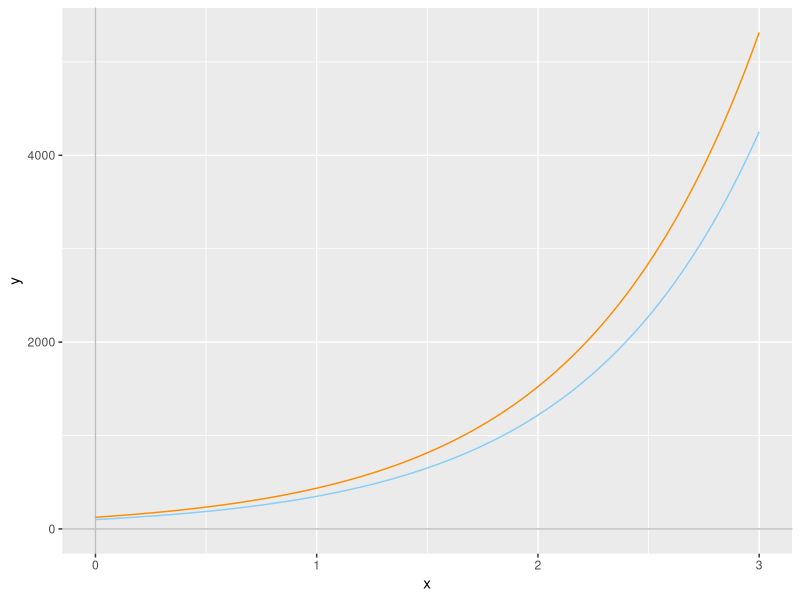
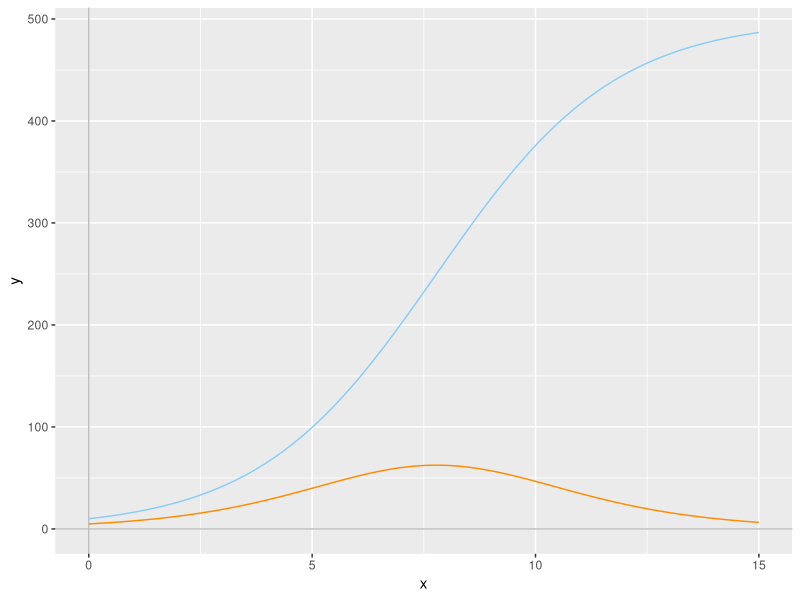
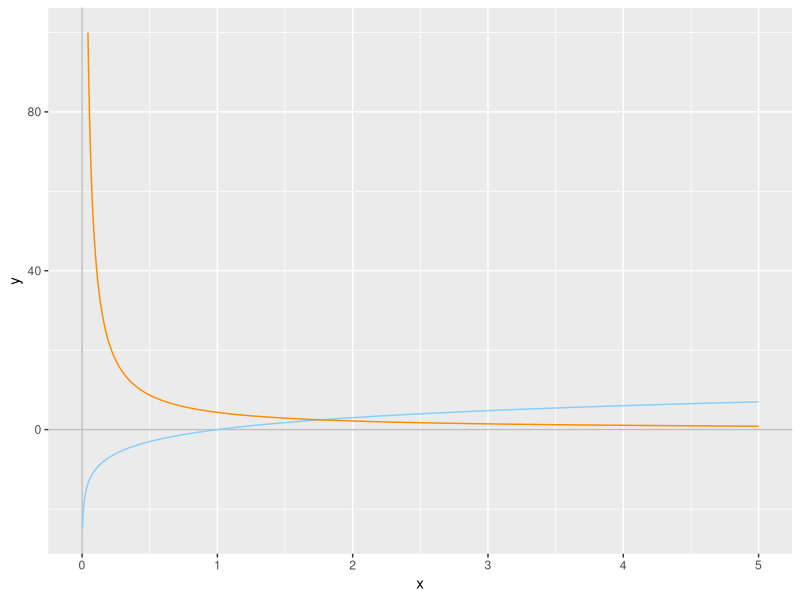
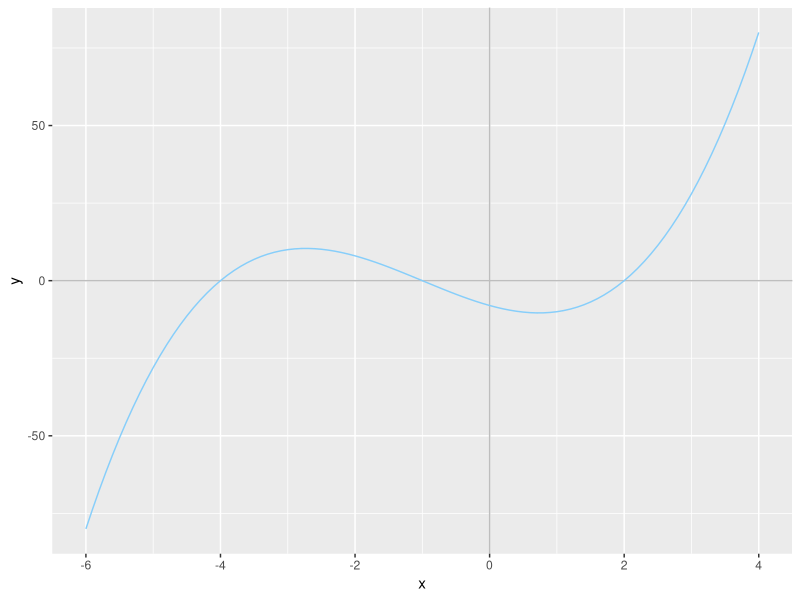
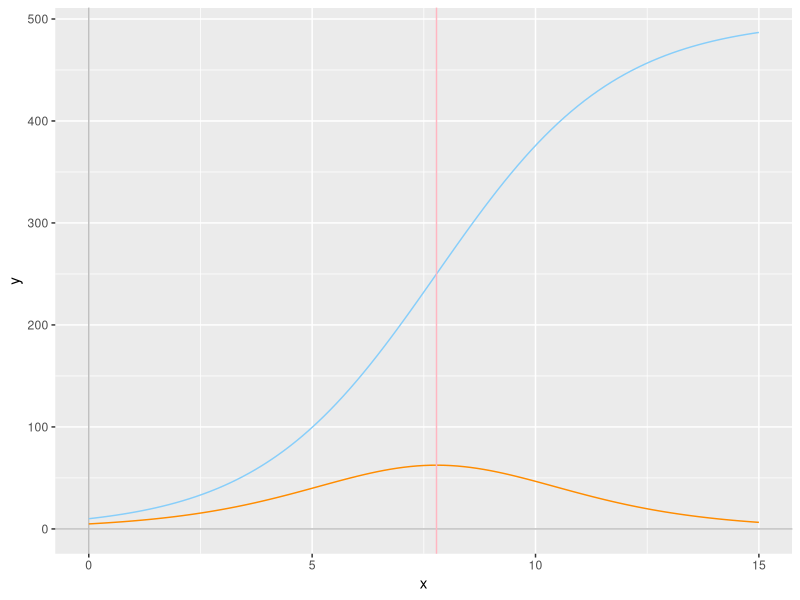

Write R code to recreate these figures, in order.
## ---- chunk 1
#| label: r-setup
#| echo: false
#| warning: false
#| message: false
#| cache: true
options(htmltools.dir.version = FALSE)
library(ggplot2)

base_axes <- function(a, b) {
  # shorthand to set up Cartesian axes over a < x < b 
  ggplot(data.frame(x=c(a, b)), aes(x=x)) +
  # add axis lines to help guide plots
  geom_vline(xintercept=0, colour="grey") +
  geom_hline(yintercept=0, colour="grey")
}
## ---- chunk 2
#| label: continuous-interest
#| echo: false
#| out-width: 60%
#| fig-align: 'center'
#| fig-format: svg
#| fig-alt: "Plot of P(t) and P'(t)."
#| fig-width: 4
#| fig-height: 2
#| cache: true

base_axes(0, 3) +
  stat_function(fun=function(x){100*exp(1.25*x)}, colour="lightskyblue") +
  stat_function(fun=function(x){100*1.25*exp(1.25*x)}, colour="darkorange")
## ---- chunk 3
#| label: growth-model
#| echo: false
#| out-width: 60%
#| fig-align: 'center'
#| fig-format: svg
#| fig-alt: "Plot of P(t) and P'(t)."
#| fig-width: 4
#| fig-height: 2
#| cache: true

P0 <- 10
K <- 500
rate <- 0.5

growth_model <- function(x) {
  (P0*K)/(P0 + (K-P0)*exp(-rate*x))
}

growth_growth <- function(x) {
  (K*P0*rate*(K-P0)*exp(rate*x))/((K + P0*(exp(rate*x)-1))**2)
}

growth_plot <- base_axes(0, 15) +
  stat_function(fun=growth_model, colour="lightskyblue") +
  stat_function(fun=growth_growth, colour="darkorange")

growth_plot
## ---- chunk 4
#| label: decibel-plot
#| echo: false
#| out-width: 60%
#| fig-align: 'center'
#| fig-format: svg
#| fig-alt: "Plot of d(p) and d'(p)."
#| fig-width: 4
#| fig-height: 2
#| cache: true

base_axes(0, 5) +
  stat_function(fun=function(x){10*log(x, 10)}, n=1e5, colour="lightskyblue") +
  stat_function(fun=function(x){10/(x*log(10))}, n=1e5, colour="darkorange") +
  ylim(-25,100)
## ---- chunk 5
#| label: cubic-plot
#| echo: false
#| out-width: 60%
#| fig-align: 'center'
#| fig-format: svg
#| fig-alt: "Plot of the cubic described."
#| fig-width: 4
#| fig-height: 2
#| cache: true

base_axes(-6, 4) +
  stat_function(fun=function(x){x**3 + 3*x**2 - 6*x - 8}, colour="lightskyblue")
## ---- chunk 6
#| label: growth-plot-maximum
#| echo: false
#| out-width: 60%
#| fig-align: 'center'
#| fig-format: svg
#| fig-alt: "Plot of P(t) and P'(t), with maximum highlighted."
#| fig-width: 4
#| fig-height: 2
#| cache: true

growth_plot + geom_vline(xintercept=log(K/P0 - 1)/rate, colour="lightpink")
